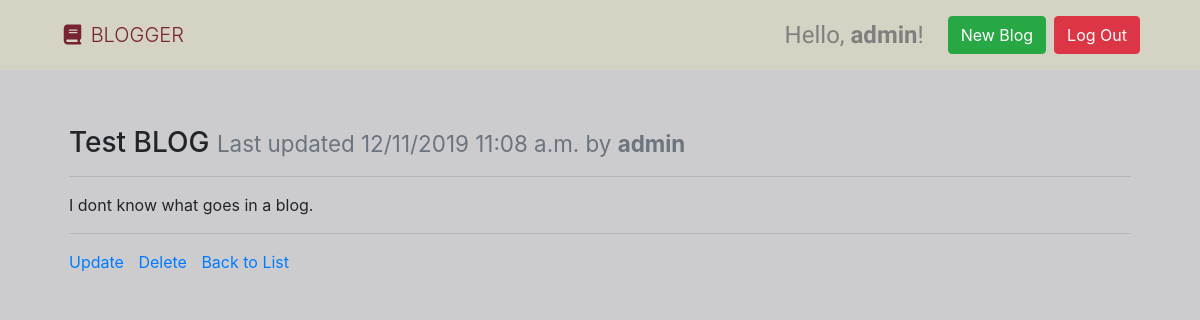
/test-blog/ (signed in), run on the app's committed database.
### blogs/models.py (models this page shows, shortened)
class Page(models.Model):
    title = models.CharField(max_length=settings.BLOG_PAGE_TITLE_MAX_LENGTH, unique=True,
                             )
    author = models.ForeignKey(User, on_delete=models.PROTECT,
                               help_text="The user that posted this article.") # this User is a object of class User that django has
    slug = models.CharField(max_length=settings.BLOG_PAGE_TITLE_MAX_LENGTH, blank=True, editable=False,
                            help_text="Unique URL path to access this page. Generated by the system.")
    content = models.TextField(
        )
    created = models.DateTimeField(auto_now_add=True,
                                   help_text="The date and time this page was created. Automatically generated when the model saves.")
    modified = models.DateTimeField(auto_now=True,
                                    help_text="The date and time this page was updated. Automatically generated when the model updates.")
    is_public = models.BooleanField(default=True)

### blogs/views.py (the view)
# urls.py: path('<str:slug>/', PageDetailView.as_view(), name='blog-details-page'),
class PageDetailView(DetailView):
    model = Page
    def get(self, request, slug):
        page = get_object_or_404(Page, slug=slug)
        return render(request, 'page.html', {
          'page': page
        })

### blogs/templates/page.html
{% extends "base.html" %}
{% block content %}
  <div class="row">
    <div class="col m-4">
      <h3>{{ page.title }} <small class="text-muted">Last updated {{ page.modified|date:"SHORT_DATETIME_FORMAT" }} by <b>{{ page.author.username }}</b></small></h3>
      <hr>
      <p>{{ page.content|linebreaksbr }}</p>
      <hr>
      {% if page.author == user%}
      <a href="{% url 'blog-update-page' page.slug %}" style="margin-right:10px;">Update</a>
      <a href="{% url 'blog-delete-page' page.slug %}" style="margin-right:10px;">Delete</a>
      {% endif %}
      <a href="{% url 'blog-list-page' %}">Back to List</a>
    </div>
  </div>
{% endblock %}

### templates/base.html (shortened to what this page needs)
<!doctype html>
{% load static %}
<html lang="en">
  <head>
    <link rel="stylesheet" href="https://stackpath.bootstrapcdn.com/bootstrap/4.3.1/css/bootstrap.min.css"
>
    <link rel="stylesheet" href="{% static '/base.css' %}">
  </head>
  <body>
    <nav class="navbar navbar-expand-md ">
      <a class="navbar-brand" href="{% url 'blog-list-page' %}"><i class="fas fa-fw fa-book"></i> BLOGGER</a>
      <form class="form-inline ml-auto">
        {% if user.is_authenticated %}
          <div class="greet">Hello, <strong>{{ request.user }}</strong>!</div>
          <a href="{% url 'submit-blog' %}" class="btn btn-success ml-4">New Blog</a>
          <a href="{% url 'logout' %}" class="btn btn-danger ml-2">Log Out</a>
        {% else %}
          <a href="{% url 'login' %}" class="btn btn-secondary ml-2">Log In</a>
          <a href="{% url 'accounts-signup' %}" class="btn btn-primary ml-2">Sign Up</a>
        {% endif %}
      </form>
    </nav>
    <main role="main" class="container" style="margin-top: 4vh;">
      {% block content %}{% endblock %}
    </main>
  </body>

### static/base.css (style rules this page uses)
.navbar { background-color: rgb(212, 211, 196); height: 70px; padding: 0 5%; }
.navbar-brand { color:rgb(119, 35, 49); font-weight: 300; }
.greet { color: gray; font-family: 'Sofia'; font-size: 3vmin; }
body { background-color: rgb(204, 204, 207); padding: 0; margin: 0; }

### data on the page
Page: title "Test BLOG", modified "12/11/2019 11:08 a.m.", author.username "admin", content "I dont know what goes in a blog."

### other printed values
{{ request.user }} "admin"
